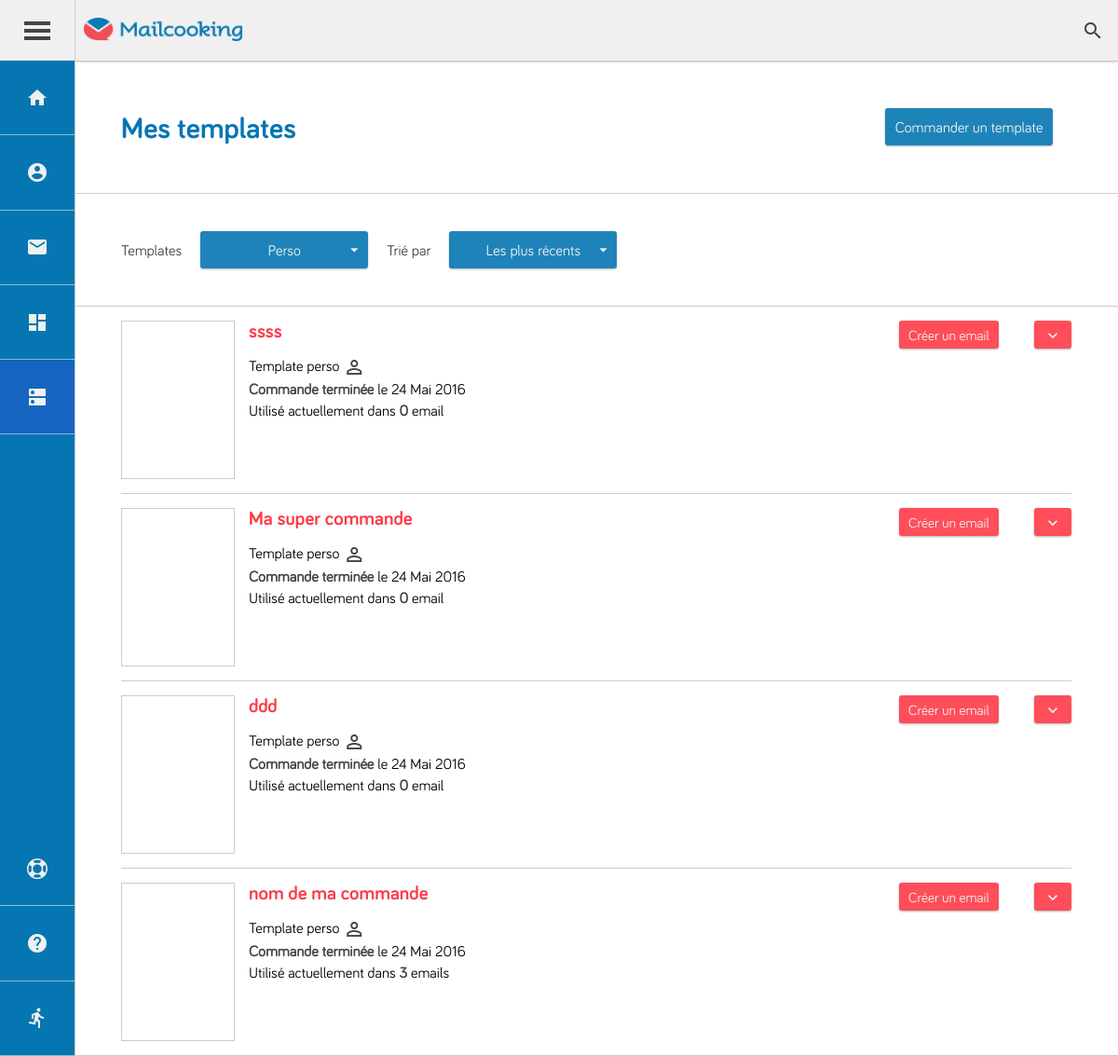
Page /?module=user&action=template (signed in) on the committed database.
### tables this page shows
CREATE TABLE `template_mail` (
  `id_template` int(11) NOT NULL,
  `id_template_commande` int(11) NOT NULL,
  `DOM` text NOT NULL,
  `medias` text NOT NULL,
  `title_template` varchar(100) NOT NULL COMMENT 'Titre du template',
  `statut` int(11) NOT NULL DEFAULT '0' COMMENT 'Disponibilité du template',
  `id_allow` varchar(255) NOT NULL,
  `upload_template_date` timestamp NOT NULL DEFAULT CURRENT_TIMESTAMP COMMENT 'date de la mise en ligne du template'
);

CREATE TABLE `template_commande` (
  `id_user` varchar(255) NOT NULL,
  `id_commande` int(11) NOT NULL,
  `nom_commande` varchar(255) NOT NULL,
  `commentaire_commande` varchar(255) NOT NULL,
  `status` varchar(255) NOT NULL,
  `date_creat` timestamp NOT NULL DEFAULT CURRENT_TIMESTAMP
);

### core/coremodel.php (called while the page is built, shortened)
<?php
function counttable($table, $options=array()) {
	global $connexion;
	try {
		$sql = 'SELECT count(*) AS nb FROM ' . $table;
		if ((isset($options['wherecolumn'])) && (isset($options['wherevalue']))) {
			$sql .= ' WHERE ' . $options["wherecolumn"] . '="' . $options["wherevalue"] . '"';
		}
		$query = $connexion->prepare($sql);
		$query->execute();
		$result = $query->fetch();
		return $result['nb'];
	}
	catch (Exception $e)
	{
		die("Erreur SQL : " . $e->getMessage());
	}
}

### app/model/user/template/read_templates.php (called while the page is built, shortened)
<?php
	function read_templates($id)
	{
		global $connexion;
		try
		{
			$query = $connexion->prepare('SELECT *
											FROM template_mail
												WHERE id_allow = "all" OR id_allow = :id
												AND statut = 1');
			$query->bindParam(':id', $id, PDO::PARAM_INT);
			$query->execute();
			$template = $query->fetchAll();
			return $template;
		}
		catch (Exception $e)
		{
			die("Erreur SQL : " . $e->getMessage());
		}
	}

### app/model/user/template/valide_order.php (called while the page is built, shortened)
<?php
	function get_infos($id)
	{
		global $connexion;
		try
		{
			$query = $connexion->prepare('SELECT *
											FROM template_commande, users
												WHERE id_commande =	:id_commande
												AND id_user=user_id');
			$query->bindParam(':id_commande', $id, PDO::PARAM_INT);
			$query->execute();
			$order = $query->fetchAll();
			return $order;
		}
		catch (Exception $e)
		{
			die("Erreur SQL : " . $e->getMessage());
		}
	}

### app/view/user/template.php (the view, shortened to what this page needs)
<?php
	include("app/view/layout/user/header.php");
?>
<div class="container container_template">
	<div class="block full_block">
		<div class="pannel pannel_heading">
			<div class="row nowrap row-hori-between row-verti-center">
				<div>
					<h1>Mes templates</h1>
				</div>
				<div class="row row-verti-center nowrap">
					<button data-popup-order class="button_default button_primary">Commander un template</button>
				</div>
			</div>
		</div>
	</div>
	<div class="block full_block">
		<div class="pannel pannel_body">
			<div class="col nowrap">
				<div class="row row-verti-center nowrap line_custom_search_template">
					<span class="text_additional">Templates</span>
					<div class="select-wrapper">
						<select class="select_default button_primary" data-select-template id="selectDisplayAllow">
							<?php if (!$public) { ?>
								<option selected="selected" value="1">Perso</option>
							<?php } else { ?>
								<option selected="selected" value="0">Public</option>
								<option value="1">Perso</option>
							<?php } ?>
						</select>
					</div>
					<span class="text_additional">Trié par</span>
					<div class="select-wrapper">
						<select class="select_default button_primary"  data-select-template id="selectDisplayDate">
							<option selected="selected" value="1">Les plus récents</option>
						</select>
					</div>
				</div>
			</div>
		</div>
	</div>
	<div class="block full_block">
		<div class="pannel pannel_body list_template">
			<ul class="col nowrap">
			<?php foreach ($template as $key => $temp) {
			$commande = get_infos(intval($temp["id_template_commande"]));
			$id_user = $commande[0]["id_user"];
			$societe_user = mb_strtolower(substr($commande[0]["societe"], 0, 3));
			$chemin = "client/".$id_user."_".$societe_user."/";
			$folder = $commande[0]["id_commande"].'_'.substr(str_replace(' ', '_', $commande[0]["nom_commande"]),0,15);
				$options = array ("wherecolumn" => "template_id",
									"wherevalue" => $temp['id_template']);
				$countMailsEditor = counttable("mail_editor", $options);
			?>
				<li class="row nowrap row-hori-between li_template" data-list-templates data-allow="<?php if ($temp['id_allow'] == 'all') { ?>0<?php } else { ?>1<?php } ?>" data-template="<?= $temp['id_template']; ?>">
					<div class="row nowrap">
						<div style="background: url('<?= $chemin.'templates/'.$folder.'/thumbnails/thumbnail.png'; ?>');" data-popup-preview class="col nowrap col_template_thumbs">
						</div>
						<div class="col nowrap col_template_descr">
							<p>
								<span  spellcheck="false" onpaste="return false" class="title_row"><?= $temp['title_template']; ?></span>
							</p>
							<div class="info_template">
								<p>Template <?php if ($temp['id_allow'] == 'all') { ?>
									public <i class="material-icons">public</i>
								<?php } else { ?>
									perso <i class="material-icons">perm_identity</i>
								<?php } ?>
								</p>
								<p><strong>Commande terminée</strong> le 24 Mai 2016</p>
								<p>Utilisé actuellement dans <strong><?= $countMailsEditor; ?></strong> email<?php if ($countMailsEditor > 1) { ?>s
								<?php } ?></p>
							</div>
						</div>
					</div>
					<div class="col nowrap">
						<div class="row wrap row-verti-center row-hori-between row_actions_template">
							<button data-creat-email class="button_default button_secondary">Créer un email</button>
							<button data-action-template class="button_default button_secondary"><i class="material-icons data-action-template">expand_more</i></button>
						</div>
					</div>
				</li>
			<?php } ?>
			</ul>
		</div>
	</div>
</div>
<?php
	include("app/view/layout/user/footer.php");
?>

### rows in the picture
template_mail: title_template "ssss", id_allow "perso", countMailsEditor "0"
template_mail: title_template "Ma super commande", id_allow "perso", countMailsEditor "0"
template_mail: title_template "ddd", id_allow "perso", countMailsEditor "0"
template_mail: title_template "nom de ma commande", id_allow "perso", countMailsEditor "3"
